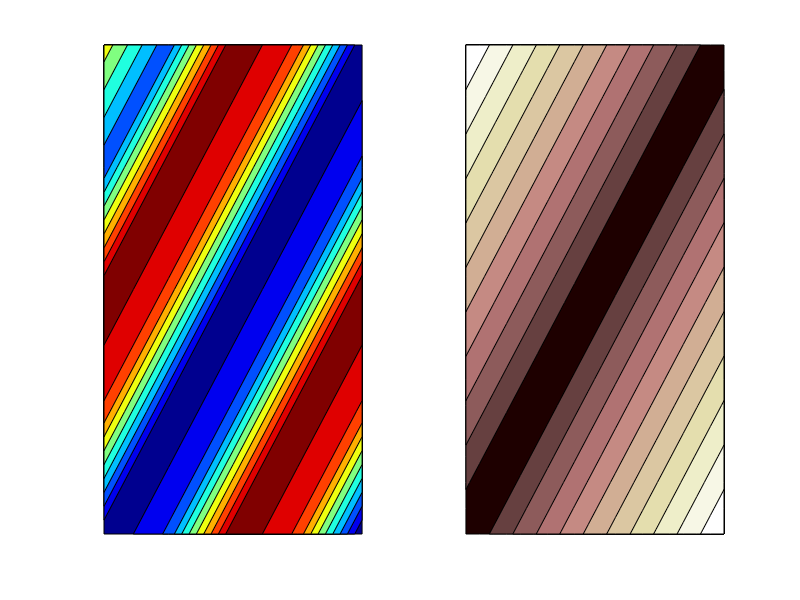

Here is the MATLAB script that generated this plot:
%% Toeplitz and countour1

x = [3, 7, 8, 4, 6];
X = toeplitz(x, fliplr(x));

y = 1:20;
Y = toeplitz(y);

figure(1), hold on
a1 = subplot(121);
contourf(X)
axis off
grid off
shading interp
colormap(a1, "jet")


a2 = subplot(122);
contourf(Y)
axis off
grid off
shading interp
colormap(a2, "pink")
